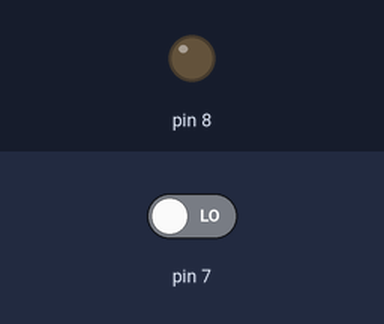
Simulated run of this sketch. Board: Arduino Uno, built with avr-gcc and run on an emulated ATmega328P. On the bench: output pins drawn as LEDs (lit = HIGH). Inputs (shaded band) come from the test bench; at power-on: pin 7 LOW. What the sketch prints to the serial monitor is not drawn.

Above: at 1.2 s.
1.3 s: pin 7 driven HIGH
At 2.5 s:
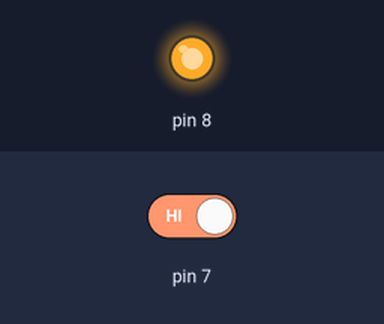
2.8 s: pin 7 driven LOW
At 3.6 s:
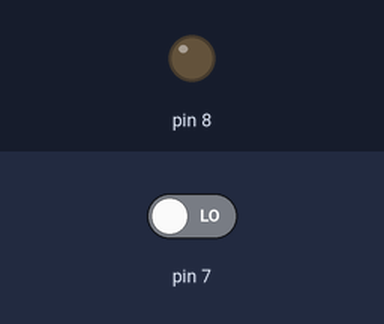
Timing chart, 0 to 5.8 s (numbered marks = the images above; inputs shaded):
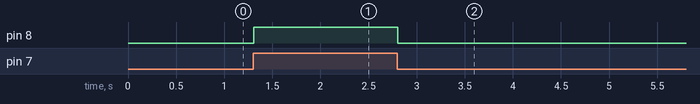

Measured:
- after the input at 1.3 s, pin 8: LOW → HIGH at once
- after the input at 2.8 s, pin 8: HIGH → LOW at once

The sketch:

Button_controlled_LED.ino
```cpp
void setup() {
  // put your setup code here, to run once:
pinMode(7,INPUT);
pinMode(8,OUTPUT);
Serial.begin(9600);
}

void loop() {
  // put your main code here, to run repeatedly:
int button=digitalRead(7);
Serial.println(button);
if(button==HIGH)
{
  digitalWrite(8,HIGH);//LED

}
else{
  digitalWrite(8,LOW);
}
}
```
